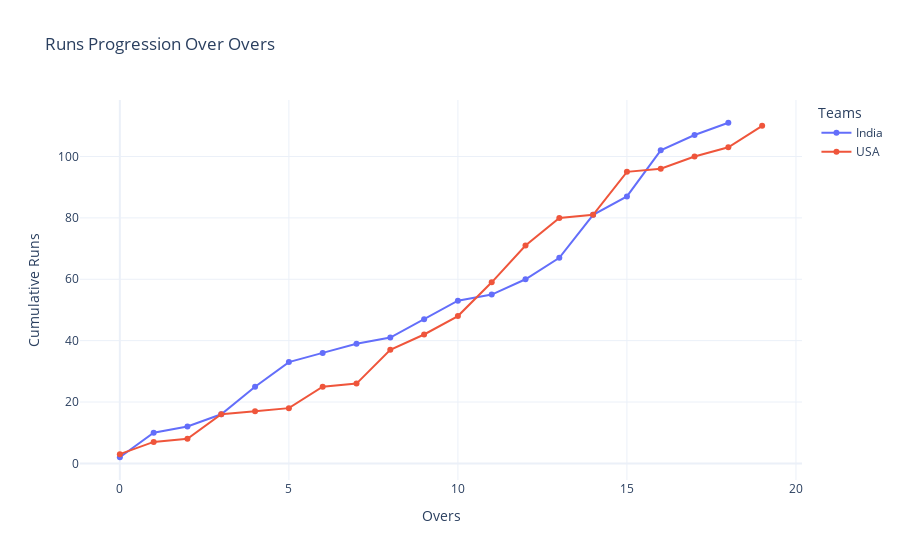

The notebook cell this image was saved under:
### Markdown cell above
### Now, let’s have a look at the progression of the run over overs:

### Code cell
import plotly.graph_objects as go

india_runs_progression = data[data['team'] == 'India'].groupby('over')['runs_total'].sum().cumsum()
usa_runs_progression = data[data['team'] == 'United States of America'].groupby('over')['runs_total'].sum().cumsum()

fig = go.Figure()

fig.add_trace(go.Scatter(
    x=india_runs_progression.index,
    y=india_runs_progression.values,
    mode='lines+markers',
    name='India'
))

fig.add_trace(go.Scatter(
    x=usa_runs_progression.index,
    y=usa_runs_progression.values,
    mode='lines+markers',
    name='USA'
))

fig.update_layout(
    title='Runs Progression Over Overs',
    xaxis_title='Overs',
    yaxis_title='Cumulative Runs',
    legend_title='Teams',
    template='plotly_white'
)

fig.show()

### Figure 1 — Plotly figure (JSON) as saved in the notebook; plotly's stock layout.template omitted (floating-point values rounded to 4 significant figures)
{"data": [{"mode": "lines+markers", "name": "India", "type": "scatter", "x": [0, 1, 2, 3, 4, 5, 6, 7, 8, 9, 10, 11, 12, 13, 14, 15, 16, 17, 18], "y": [2, 10, 12, 16, 25, 33, 36, 39, 41, 47, 53, 55, 60, 67, 81, 87, 102, 107, 111]}, {"mode": "lines+markers", "name": "USA", "type": "scatter", "x": [0, 1, 2, 3, 4, 5, 6, 7, 8, 9, 10, 11, 12, 13, 14, 15, 16, 17, 18, 19], "y": [3, 7, 8, 16, 17, 18, 25, 26, 37, 42, 48, 59, 71, 80, 81, 95, 96, 100, 103, 110]}], "layout": {"autosize": true, "legend": {"title": {"text": "Teams"}}, "title": {"text": "Runs Progression Over Overs"}, "xaxis": {"autorange": true, "range": [-1.269, 20.27], "title": {"text": "Overs"}, "type": "linear"}, "yaxis": {"autorange": true, "range": [-6.995, 120.0], "title": {"text": "Cumulative Runs"}, "type": "linear"}}}
